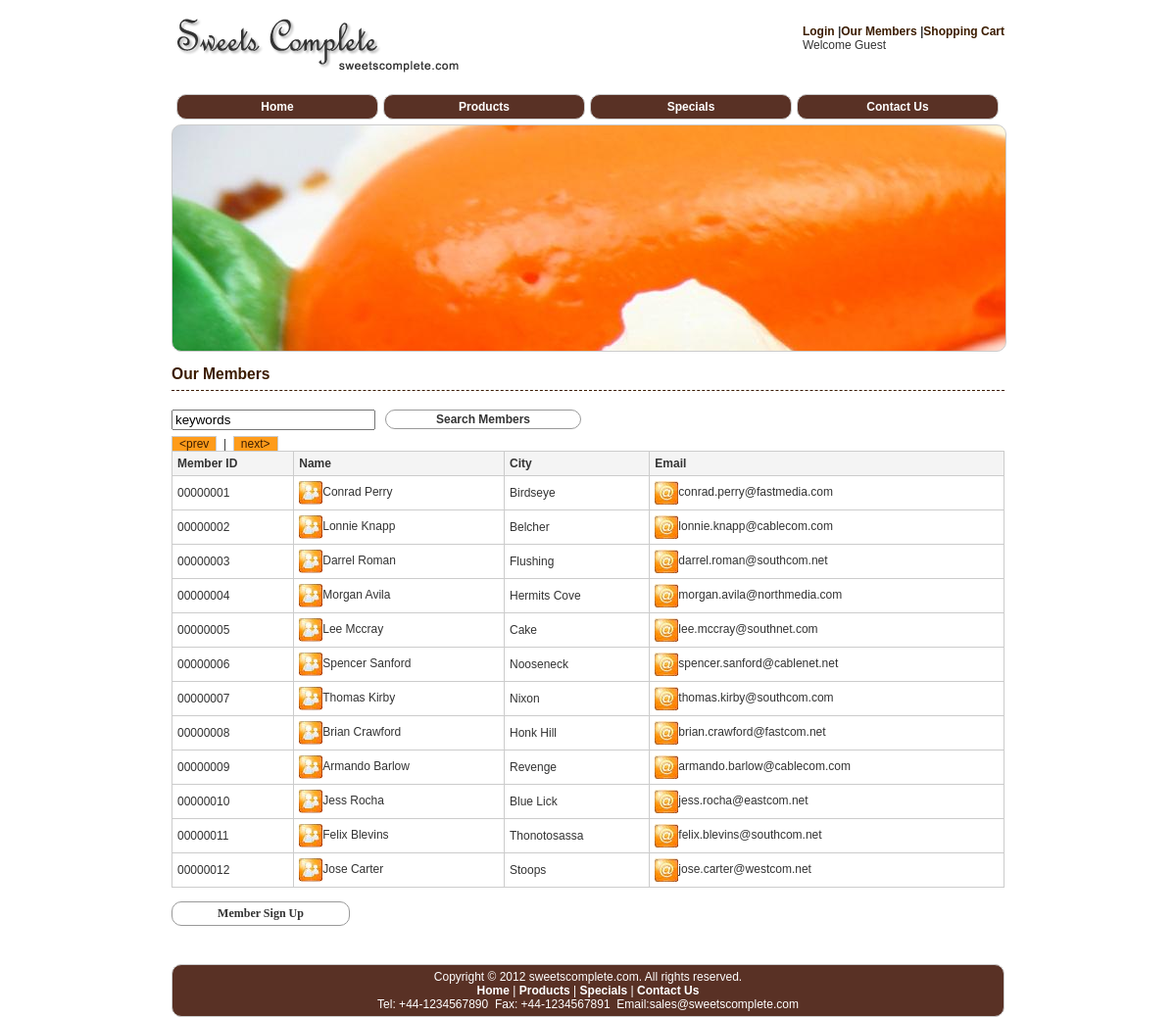
/members.php, run on the app's committed database.
### tables this page shows
CREATE TABLE IF NOT EXISTS `members` (
  `user_id` int(8) unsigned zerofill NOT NULL AUTO_INCREMENT,
  `name` varchar(256) NOT NULL,
  `address` varchar(256) NOT NULL,
  `city` varchar(64) NOT NULL,
  `state_province` char(32) NOT NULL,
  `postal_code` char(10) NOT NULL,
  `country` char(3) NOT NULL,
  `phone` char(16) DEFAULT NULL,
  `balance` decimal(10,2) DEFAULT NULL,
  `email` varchar(250) NOT NULL,
  `password` varchar(16) NOT NULL,
  PRIMARY KEY (`user_id`),
  UNIQUE KEY `email_login` (`email`),
  KEY `password_lookup` (`password`)
);

### Model/Members.php (called while the page is built, shortened)
<?php
class Members{
	public $members = array();
    public $user     = 'sweetscomplete';
    public $dbname   = 'sweetscomplete';
    public $pass     = '04velozm';
    public $host     = 'localhost';
    public $pdo      = '';
    public $testMode = TRUE;
	public function __construct()
	{
        $this->dsn = sprintf('mysql:dbname=%s;host=%s', $this->dbname, $this->host);
        if ($this->testMode){
            $this->pdo = new PDO($this->dsn, $this->user, $this->pass,
                  array(PDO::ATTR_ERRMODE => PDO::ERRMODE_WARNING));
        } else{
            $this->pdo = new PDO($this->dsn, $this->user, $this->pass);
        }
        $sql = 'SELECT * FROM `members`';
        $stmt = $this->pdo->prepare($sql);
        $stmt->execute();
        while ($row = $stmt->fetch(PDO::FETCH_ASSOC)){
            $this->members[] = $row;
        }
	}
	public function getMembers()
	{
		return $this->members;
	}
}

### View/View.php (the view, shortened to what this page needs)
<?php
class View
{
    public function displayMembers($page, $linesPerPage, $maxMembers, $members){
        $offset = $page * $linesPerPage;
        $output = '';
        for($x = 0; $x < $linesPerPage; $x++) {
        $output .= '<tr>';
        $output .= '<td>' . $members[$x + $offset]['user_id'] . '</td>';
        $output .= '<td><img src="images/m.gif" />' . $members[$x + $offset]['name'] . '</td>';
        $output .= '<td>' . $members[$x + $offset]['city'] . '</td>';
        $output .= '<td><img src="images/e.gif" />' . $members[$x + $offset]['email'] . '</td>';
        $output .= '</tr>';
        }
        return $output;
    }
}

### members.php (shortened to what this page needs)
<?php
require './View/View.php';
$view = new View();
require './Model/Members.php';
$members = new Members();
$maxMembers = count($members->getMembers());
$page = (isset($_GET['page'])) ? (int) $_GET['page'] : 0;
$linesPerPage = 12;
?>
<!DOCTYPE HTML>
<html>
<head>
<link rel="stylesheet" href="css/main.css" type="text/css">
</head>
<body>
<div id="wrapper">
	<div id="maincontent">
	<div id="header">
		<div id="logo" class="left">
			<a href="index.php"><img src="images/logo.png" alt="SweetsComplete.Com"/></a>
		</div>
		<div class="right marT10">
			<b>
			<a href="login.php" >Login</a> |<a href="members" class="active.php" >Our Members</a> |<a href="cart.php" >Shopping Cart</a>
			</b>
			<br />
			Welcome Guest		</div>
		<ul class="topmenu">
		<li><a href="home.php">Home</a></li>
		<li><a href="products.php">Products</a></li>
		<li><a href="specials.php">Specials</a></li>
		<li><a href="contact.php">Contact Us</a></li>
		</ul>
		<br>
		<div class="banner"><p></p></div>
		<br class="clear"/>
	</div>
	<div class="content">
<br/>
<div class="product-list">
	<h2>Our Members</h2>
	<br/>
		<form name="search" method="get" action="members.php" id="search">
			<input type="text" value="keywords" name="keyword" class="s0" />
			<input type="submit" name="search" value="Search Members" class="button marL10" />
		</form>
	<br/><br/>
	<a class="pages" href="members.php">&lt;prev</a>
	&nbsp;|&nbsp;
	<a class="pages" href="members.php">next&gt;</a>
	<table>
		<tr>
			<th>Member ID</th><th>Name</th><th>City</th><th>Email</th>
		</tr>
		<?php echo $view->displayMembers($page, $linesPerPage, $maxMembers, $members->getMembers()); ?>
    </table>
	<br/>
	<a href="addmember.php" class="abutton">&nbsp;&nbsp;&nbsp;Member Sign Up&nbsp;&nbsp;&nbsp;</a>
</div>
<br class="clear-all"/>
</div>
	</div>
	<div id="footer">
		<div class="footer">
			Copyright &copy; 2012 sweetscomplete.com. All rights reserved. <br/>
		<a href="home.php">Home</a> | <a href="products.php">Products</a> | <a href="specials.php">Specials</a> | <a href="contact.php">Contact Us</a> 		<br />
			<span class="contact">Tel: +44-1234567890&nbsp;
			Fax: +44-1234567891&nbsp;
			Email:sales@sweetscomplete.com</span>
		</div>
	</div>
</div>
</body>
</html>

### css/layout.css (style rules this page uses)
body { font-family: Arial, Verdana, Helvetica, sans-serif; font-size:12px; color:#333333; margin:0; padding:0; background:#FFFFFF; font-size-adjust:none; font-stretch:normal; font-variant:normal; text-align:center; }
#wrapper { width:850px; margin:0 auto; padding:0; }
#maincontent { text-align:left; margin:0; padding:0; }
#header { padding:0; margin:0; }
#footer { margin:0; padding:0; }

### css/styles.css (style rules this page uses)
p, ul, form, h1, h2, h3, li { margin:0; padding:0; }
h2 { font-size:1.3em; }
h1, h2, h3 { font-family:Arial,Helvetica,sans-serif,Tahoma; }
ul li { list-style:none; }
a { text-decoration:none; color:#3B1C00; }
img { border:0; }
table { width:100%; border-spacing:0; border-collapse:collapse; padding:0; margin:0; }
th,td { border:1px solid #CCC; padding:5px; }
.left { float:left; }
.right { float:right; }
.marT10 { margin-top:10px; }
.marL10 { margin-left:10px; }
.content { background:#ffffff; }
.button { background:#FFF; color:#333; border:1px solid #999; padding:2px 5px; font-size:12px; font-weight:bold; cursor:pointer; -moz-border-radius: 10px; border-radius: 10px }
.abutton { background:#FFF; color:#333; border:1px solid #999; padding:4px 15px; font-size:12px; font-weight:bold; cursor:pointer; -moz-border-radius: 10px; border-radius: 10px; display:block; width:150px; text-align:center; font-family:verdana; }

### css/mystyle.css (style rules this page uses)
#header { margin-top:15px; }
#logo { margin:0 0 10px 0; }
.banner { background:url(../images/banner.JPG) no-repeat; height:230px; border:1px solid #CCCCCC; width:850px; float:left; -moz-border-radius: 10px; border-radius: 10px 10px 10px 10px; }
.topmenu { padding: 0px 0 5px; float:left; }
.topmenu li { background: none repeat scroll 0 0 #593125; border: 1px solid #CCCCCC; border-radius: 10px 10px 10px 10px; float: left; margin: 6px 0 0 5px; padding: 5px; text-align: center; width: 194px; }
.topmenu a { color:#FFFFFF; font-weight:bold; width: 194px; display:block; }
.product-list { margin-bottom:10px; clear:both; }
.product-list h2 { padding:0px 0px 7px 0px; color:#3B1C00; border-bottom:1px dashed #3B1C00; margin-bottom: 5px; }
.product-list th { background:#F4f4f4; }
.product-list td img { vertical-align:middle; }
.product-list form input { float:left; width:200px; }
.pages { background:#FF9C1B; border:1px solid #CCC; padding:0px 7px; }
.footer { padding:5px 0; background:#593125; color:#FFF; border:1px solid #CCC; margin-top:15px; -moz-border-radius: 10px; border-radius: 10px 10px 10px 10px; }
.footer a { font-weight:bold; color:#FFF; }

### data on the page
members: user_id "00000001", name "Conrad Perry", city "Birdseye", email "conrad.perry@fastmedia.com"
members: user_id "00000002", name "Lonnie Knapp", city "Belcher", email "lonnie.knapp@cablecom.com"
members: user_id "00000003", name "Darrel Roman", city "Flushing", email "darrel.roman@southcom.net"
members: user_id "00000004", name "Morgan Avila", city "Hermits Cove", email "morgan.avila@northmedia.com"
members: user_id "00000005", name "Lee Mccray", city "Cake", email "lee.mccray@southnet.com"
members: user_id "00000006", name "Spencer Sanford", city "Nooseneck", email "spencer.sanford@cablenet.net"
members: user_id "00000007", name "Thomas Kirby", city "Nixon", email "thomas.kirby@southcom.com"
members: user_id "00000008", name "Brian Crawford", city "Honk Hill", email "brian.crawford@fastcom.net"
members: user_id "00000009", name "Armando Barlow", city "Revenge", email "armando.barlow@cablecom.com"
members: user_id "00000010", name "Jess Rocha", city "Blue Lick", email "jess.rocha@eastcom.net"
members: user_id "00000011", name "Felix Blevins", city "Thonotosassa", email "felix.blevins@southcom.net"
members: user_id "00000012", name "Jose Carter", city "Stoops", email "jose.carter@westcom.net"
